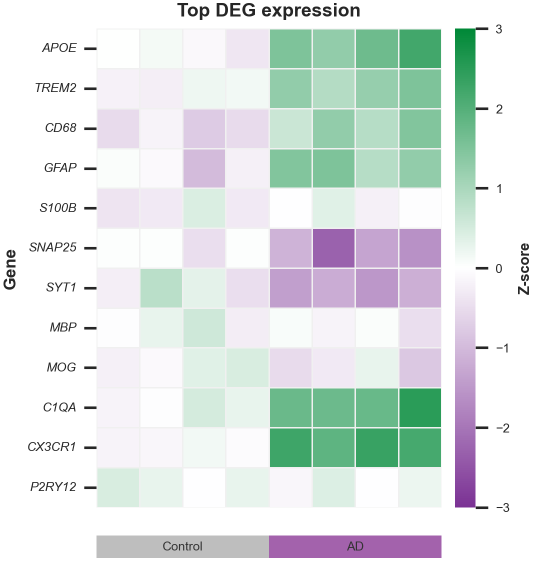
#> input picture examples/skill_test_heatmap_deg_zscore.png, 1070 x 1130 px (shown at 1/2 size)
$ python qc.py ../examples/skill_test_heatmap_deg_zscore.png
#> lines starting #> are read from the running program, lines starting #| are printed output that depends on the picture
#!/usr/bin/env python3
"""
图表质量检查脚本。
保存图表后运行，验证 DPI、尺寸、空白率、矢量格式是否齐全。

用法：
    python scripts/qc.py figure_name.png
    python scripts/qc.py figure_name.png --mode publication
    python scripts/qc.py figure_name.png --mode communication
    python scripts/qc.py output/ --mode publication
"""
import sys
from pathlib import Path

def check_figure_quality(
    png_path: str,
    min_dpi: int = 600,
    require_pdf: bool = True,
) -> dict:
    """
    检查保存的图表质量。
    返回检查结果字典，包含通过/失败状态和详细信息。

    检查项：
    1. 文件存在且非空
    2. DPI >= min_dpi（出版要求 600）
    3. 尺寸合理（1-12 inches）
    4. 空白区域 < 85%
    5. PDF 和 SVG 矢量格式同步导出
    """
#> called with min_dpi = 600, require_pdf = True
    from PIL import Image
    import numpy as np

    png_path = Path(png_path)
    results = {"path": str(png_path), "passed": True, "issues": []}

    # 1. 文件存在性检查
    if not png_path.exists():
        results["passed"] = False
        results["issues"].append(f"File not found: {png_path}")
        return results

    # 2. 文件大小检查（过小可能是空白图）
    file_size_kb = png_path.stat().st_size / 1024
    if file_size_kb < 10:
        results["passed"] = False
        results["issues"].append(f"File too small ({file_size_kb:.1f} KB) — likely blank")

    # 3. 分辨率检查
    img = Image.open(png_path)
#> img is the input picture: PIL image 1070x1130 RGBA; mean R, G, B, A 221.5, 229.1, 227.6, 255
    width_px, height_px = img.size
#> width_px = 1070; height_px = 1130
    dpi_info = img.info.get('dpi', (72, 72))
#> dpi_info = (301, 301)
    actual_dpi = dpi_info[0] if isinstance(dpi_info, tuple) else dpi_info
#> actual_dpi = 301

    if actual_dpi < min_dpi:
        results["issues"].append(
            f"DPI too low: {actual_dpi} (expected >= {min_dpi})")

    # 4. 尺寸合理性检查（出版要求宽度 89-180mm）
    width_inches = width_px / actual_dpi if actual_dpi > 0 else 0
#> width_inches = 3.55
    height_inches = height_px / actual_dpi if actual_dpi > 0 else 0
#> height_inches = 3.75
    if width_inches > 12 or height_inches > 12:
        results["issues"].append(
            f"Unusually large: {width_inches:.1f} x {height_inches:.1f} inches")
    if width_inches < 1 or height_inches < 1:
        results["issues"].append(
            f"Unusually small: {width_inches:.1f} x {height_inches:.1f} inches")

    # 5. 空白区域检查（检测是否有大面积空白）
    img_array = np.array(img.convert('L'))  # 转灰度
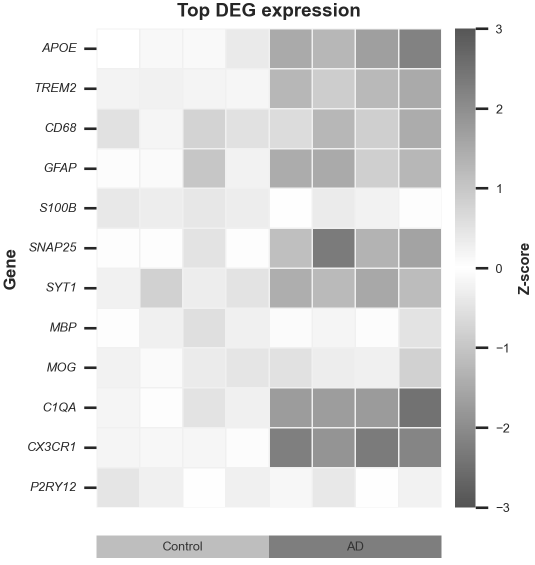
#> img_array: shape (1130, 1070) (shown at 1/2 size); min 38, max 255, mean 226.7
    white_ratio = (img_array > 250).sum() / img_array.size
#> white_ratio = 0.455
    if white_ratio > 0.85:
        results["issues"].append(
            f"Excessive whitespace: {white_ratio:.0%} of image is white")

    # 6. 同时检查矢量格式是否存在
    pdf_path = png_path.with_suffix('.pdf')
    svg_path = png_path.with_suffix('.svg')
    if require_pdf and not pdf_path.exists():
        results["issues"].append("Missing PDF export")
    if not svg_path.exists():
        results["issues"].append("Missing SVG export")

    if results["issues"]:
        results["passed"] = False

    return results


def main():
    if len(sys.argv) < 2:
        print("Usage: python qc.py <png_file_or_directory> [--mode publication|communication]")
        sys.exit(1)

    mode = "publication"
    args = sys.argv[1:]
    if "--mode" in args:
        idx = args.index("--mode")
        if idx + 1 >= len(args):
            print("Error: --mode requires publication or communication")
            sys.exit(1)
        mode = args[idx + 1].lower()
        args = args[:idx] + args[idx + 2 :]
        if mode not in {"publication", "communication"}:
            print("Error: --mode must be publication or communication")
            sys.exit(1)

    min_dpi = 600 if mode == "publication" else 300
    require_pdf = mode == "publication"

    target = Path(args[0])

    if target.is_dir():
        png_files = sorted(target.glob("*.png"))
        if not png_files:
            print(f"No PNG files found in {target}")
            sys.exit(1)
    else:
        png_files = [target]

    all_passed = True
    for png in png_files:
        qc = check_figure_quality(
            str(png),
            min_dpi=min_dpi,
            require_pdf=require_pdf,
        )
        icon = "PASS" if qc["passed"] else "FAIL"
        print(f"[{icon}] {png.name}")
        if not qc["passed"]:
            all_passed = False
            for issue in qc["issues"]:
                print(f"  - {issue}")

#> (the run stopped early here; a loop or call above may not have finished)
